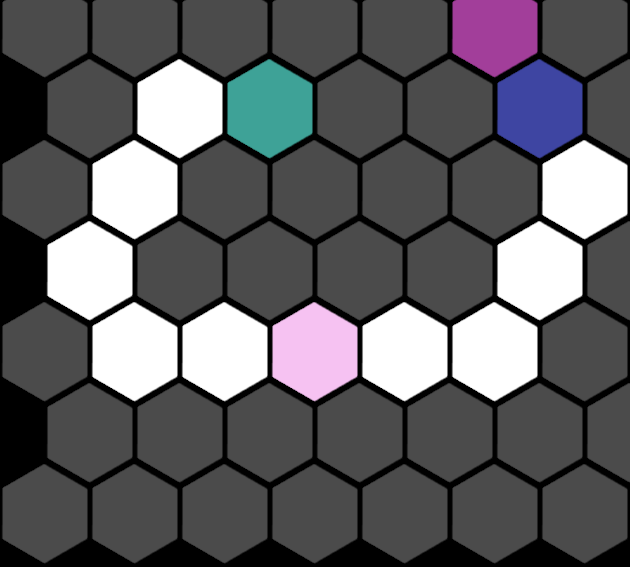

Below is a game level as drawn by its tile map, then a one-line description and the .tmx file that defines it, in full:
An orthogonal 14x7 tile map with 45x81 px tiles, 1 tile layer (Tile Layer 1).

<map version="1.0" orientation="orthogonal" renderorder="right-down" width="14" height="7" tilewidth="45" tileheight="81">
 <tileset firstgid="1" name="Tile" tilewidth="90" tileheight="106">
  <image source="../images/Tile.png" width="720" height="212" />
 </tileset>
 <layer name="Tile Layer 1" width="14" height="7">
  <data>
   <tile gid="1" />
   <tile gid="0" />
   <tile gid="1" />
   <tile gid="0" />
   <tile gid="1" />
   <tile gid="0" />
   <tile gid="1" />
   <tile gid="0" />
   <tile gid="1" />
   <tile gid="0" />
   <tile gid="8" />
   <tile gid="0" />
   <tile gid="1" />
   <tile gid="0" />
   <tile gid="0" />
   <tile gid="1" />
   <tile gid="0" />
   <tile gid="2" />
   <tile gid="0" />
   <tile gid="5" />
   <tile gid="0" />
   <tile gid="1" />
   <tile gid="0" />
   <tile gid="1" />
   <tile gid="0" />
   <tile gid="7" />
   <tile gid="0" />
   <tile gid="1" />
   <tile gid="1" />
   <tile gid="0" />
   <tile gid="2" />
   <tile gid="0" />
   <tile gid="1" />
   <tile gid="0" />
   <tile gid="1" />
   <tile gid="0" />
   <tile gid="1" />
   <tile gid="0" />
   <tile gid="1" />
   <tile gid="0" />
   <tile gid="2" />
   <tile gid="0" />
   <tile gid="0" />
   <tile gid="2" />
   <tile gid="0" />
   <tile gid="1" />
   <tile gid="0" />
   <tile gid="1" />
   <tile gid="0" />
   <tile gid="1" />
   <tile gid="0" />
   <tile gid="1" />
   <tile gid="0" />
   <tile gid="2" />
   <tile gid="0" />
   <tile gid="1" />
   <tile gid="1" />
   <tile gid="0" />
   <tile gid="2" />
   <tile gid="0" />
   <tile gid="2" />
   <tile gid="0" />
   <tile gid="16" />
   <tile gid="0" />
   <tile gid="2" />
   <tile gid="0" />
   <tile gid="2" />
   <tile gid="0" />
   <tile gid="1" />
   <tile gid="0" />
   <tile gid="0" />
   <tile gid="1" />
   <tile gid="0" />
   <tile gid="1" />
   <tile gid="0" />
   <tile gid="1" />
   <tile gid="0" />
   <tile gid="1" />
   <tile gid="0" />
   <tile gid="1" />
   <tile gid="0" />
   <tile gid="1" />
   <tile gid="0" />
   <tile gid="1" />
   <tile gid="1" />
   <tile gid="0" />
   <tile gid="1" />
   <tile gid="0" />
   <tile gid="1" />
   <tile gid="0" />
   <tile gid="1" />
   <tile gid="0" />
   <tile gid="1" />
   <tile gid="0" />
   <tile gid="1" />
   <tile gid="0" />
   <tile gid="1" />
   <tile gid="0" />
  </data>
 </layer>
</map>
